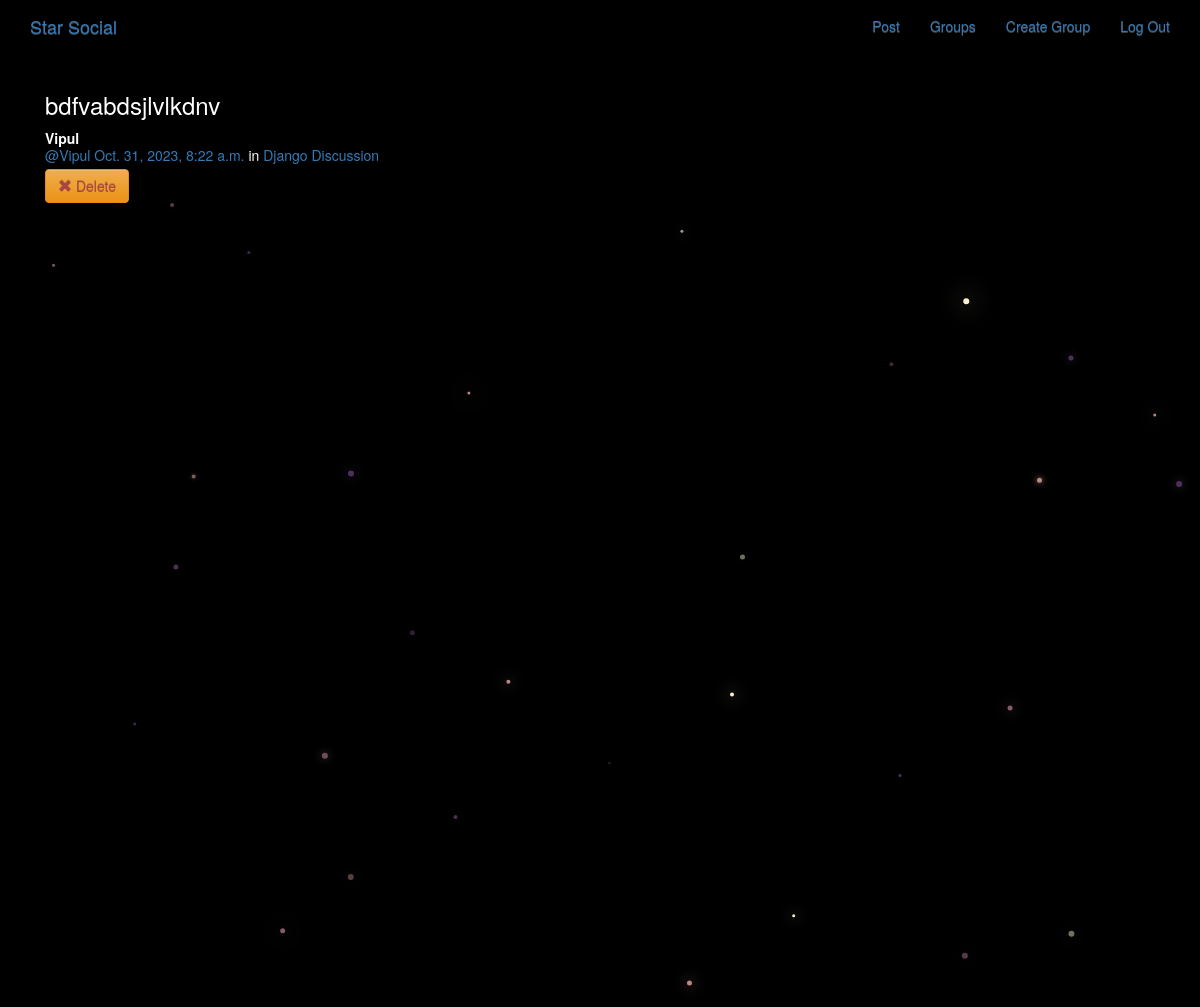
The page /posts/ (signed in) on the database its author committed.
### posts/models.py (models this page shows, shortened)
class Post(models.Model):
    user =models.ForeignKey(User,related_name="posts",on_delete=models.CASCADE)
    created_at = models.DateTimeField(auto_now= True)
    message =models.TextField()
    message_html = models.TextField(editable=False)
    group = models.ForeignKey(Group,related_name="posts",null=True,blank=True,on_delete=models.CASCADE)
    class Meta:
        ordering= ["-created_at"]
        unique_together = ["user","message"]

### groups/models.py (models this page shows, shortened)
class Group(models.Model):
    name = models.CharField(max_length=255,unique=True)
    slug = models.SlugField(allow_unicode=True,unique=True)
    discription = models.TextField(blank=True,default="")
    description_html=models.TextField(editable=False,default="",blank=True)
    members = models.ManyToManyField(User, through="GroupMember")
    class Meta:
        ordering=["name"]

### posts/views.py (the view)
# urls.py: path("",views.PostList.as_view(),name="all"),
class PostList(SelectRelatedMixin,generic.ListView):
    model = models.Post
    select_related = ("user","group")

### posts/templates/posts/post_list.html (shortened to what this page needs)
{% extends "posts/post_base.html" %}
{% load humanize %}
{% block post_content %}
    <div class="col-md-8" >
        {% for post in post_list %}
            {% include "posts/_post.html" %}
        {% endfor %}
    </div>
{% endblock %}

### posts/templates/posts/_post.html
<div class="post media">
    <h3>{{ post.message_html|safe }}</h3>
    <div class="media-body">
        <strong>{{ post.user.username }}</strong>
        <h5 class="media-heading" >
            <span class="username">
                <a href="{% url 'posts:for_user' username=post.user.username %}">@{{ post.user.username }}</a>
            </span>
            <time class="time">
            <a href="{% url 'posts:single' username=post.user.username pk=post.pk %}">{{ post.created_at }}</a>
            </time>
            {% if post.group %}
            <span class="group-name">in <a href="#">{{ post.group.name }}</a></span>
            {% endif %}
        </h5>
        <div class="media-footer">
            {% if user.is_authenticated and post.user == user and not hide_delete %}
                <a href="{% url 'posts:delete' pk=post.pk %}" title="delete" class="btn btn-warning ">
                    <span class="glyphicon glyphicon-remove text-danger" aria-hidden="true"></span>
                    <span class="text-danger icon-label">Delete</span>
                </a>
            {% endif %}
        </div>
    </div>
</div>

### static/simplesocial/css/master.css (style rules this page uses)
body { margin: 0; overflow: hidden; background-color: black; color: white; }

### rows shown on the page
Post: message_html "bdfvabdsjlvlkdnv", user.username "Vipul", created_at "Oct. 31, 2023, 8:22 a.m.", group.name "Django Discussion", shows "Delete"
